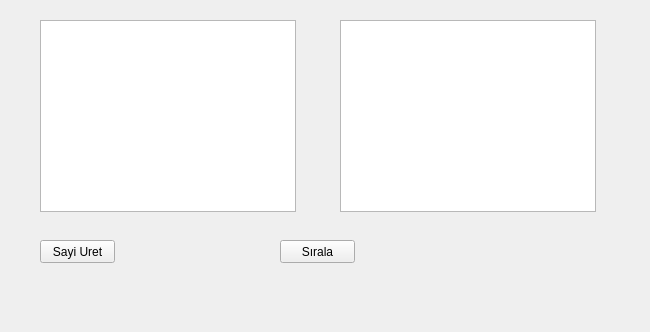
<?xml version="1.0" encoding="UTF-8"?>
<ui version="4.0">
 <class>AnaPencere</class>
 <widget class="QWidget" name="AnaPencere">
  <property name="geometry">
   <rect>
    <x>0</x>
    <y>0</y>
    <width>650</width>
    <height>332</height>
   </rect>
  </property>
  <property name="windowTitle">
   <string>AnaPencere</string>
  </property>
  <widget class="QListWidget" name="listWidgetRastgele">
   <property name="geometry">
    <rect>
     <x>40</x>
     <y>20</y>
     <width>256</width>
     <height>192</height>
    </rect>
   </property>
  </widget>
  <widget class="QListWidget" name="listWidgetSirali">
   <property name="geometry">
    <rect>
     <x>340</x>
     <y>20</y>
     <width>256</width>
     <height>192</height>
    </rect>
   </property>
  </widget>
  <widget class="QPushButton" name="pushButtonSayiUret">
   <property name="geometry">
    <rect>
     <x>40</x>
     <y>240</y>
     <width>75</width>
     <height>23</height>
    </rect>
   </property>
   <property name="text">
    <string>Sayi Uret</string>
   </property>
  </widget>
  <widget class="QPushButton" name="pushButtonSirala">
   <property name="geometry">
    <rect>
     <x>280</x>
     <y>240</y>
     <width>75</width>
     <height>23</height>
    </rect>
   </property>
   <property name="text">
    <string>Sırala</string>
   </property>
  </widget>
 </widget>
 <layoutdefault spacing="6" margin="11"/>
 <resources/>
 <connections/>
</ui>
